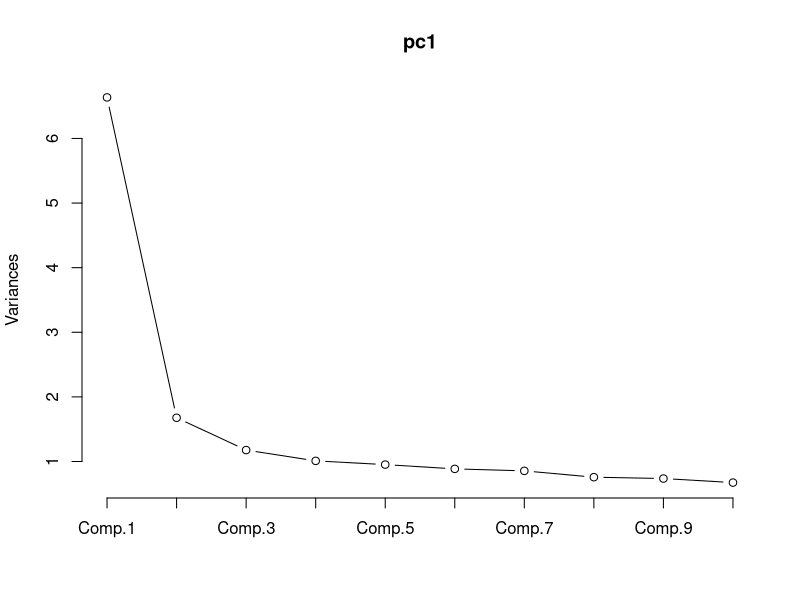
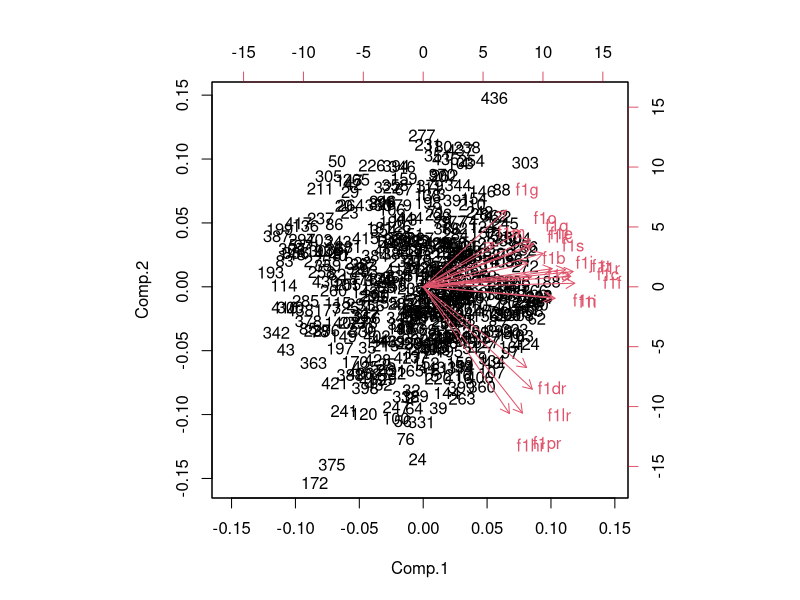
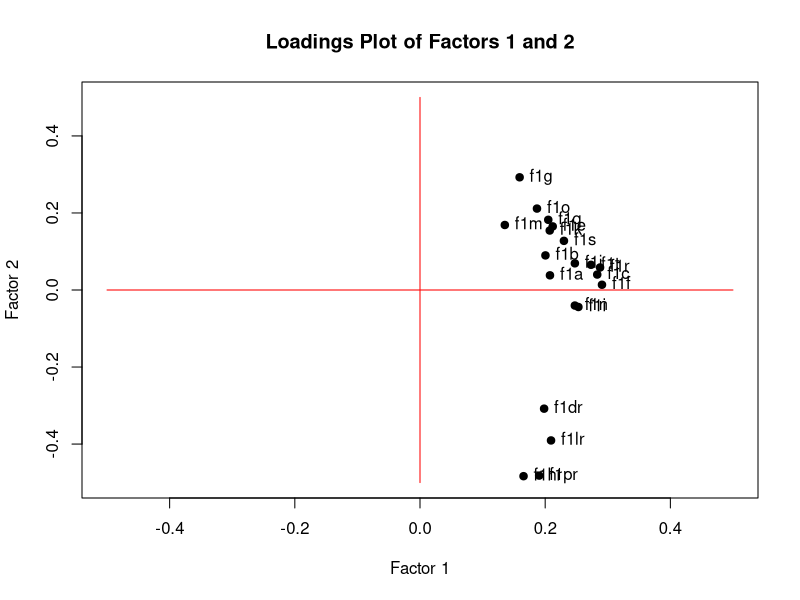

These charts were generated, in order, by the following R code:
# ==================================
# N736 Lesson 24 - Computing Reliability
# and Factor Analysis
#
# dated 11/20/2017
# Melinda Higgins, PhD
# 
# ==================================

# ==================================
# we're be working with the 
# helpmkh dataset
# ==================================

library(tidyverse)
library(haven)

helpdat <- haven::read_spss("helpmkh.sav")

h1 <- helpdat %>%
  select(id,f1a,f1b,f1c,f1d,f1e,f1f,f1g,
         f1h,f1i,f1j,f1k,f1l,f1m,f1n,f1o,
         f1p,f1q,f1r,f1s,f1t,cesd)

# run a summary on all 20 items - check amounts of missing
summary(h1)

# let's go ahead and reverse code the 4 items
h2 <- h1 %>%
  mutate(f1dr = ifelse(f1d==0,3,
                       ifelse(f1d==1,2,
                              ifelse(f1d==2,1,0))),
         f1hr = ifelse(f1h==0,3,
                       ifelse(f1h==1,2,
                              ifelse(f1h==2,1,0))),
         f1lr = ifelse(f1l==0,3,
                       ifelse(f1l==1,2,
                              ifelse(f1l==2,1,0))),
         f1pr = ifelse(f1p==0,3,
                       ifelse(f1p==1,2,
                              ifelse(f1p==2,1,0))))

# add the useNA="always" to check
# that missing data was handled correctly
table(h2$f1d, useNA="always")
table(h2$f1dr, useNA="always")
table(h2$f1h, useNA="always")
table(h2$f1hr, useNA="always")
table(h2$f1l, useNA="always")
table(h2$f1lr, useNA="always")
table(h2$f1p, useNA="always")
table(h2$f1pr, useNA="always")

# select the 20 cesd items
# with the 4 reverse coded ones
h2.cesd20 <- h2 %>%
  select(f1a,f1b,f1c,f1dr,f1e,f1f,f1g,
         f1hr,f1i,f1j,f1k,f1lr,f1m,f1n,f1o,
         f1pr,f1q,f1r,f1s,f1t)

# compute the number missing by row (id)
nmiss_cesd <- rowSums(is.na(h2.cesd20))
table(nmiss_cesd)

# compute the sum with mean substitution
sum_cesd <- rowMeans(h2.cesd20, na.rm=TRUE)*20

# compute the sum without mean substitution
sum2_cesd <- rowSums(h2.cesd20, na.rm=TRUE)

h3 <- data.frame(h2,nmiss_cesd,sum_cesd,sum2_cesd)

# compare stats
h3 %>%
  select(nmiss_cesd, cesd, sum_cesd, sum2_cesd) %>%
  summary()

# compute the correlation matrix
# using the reverse coded items
# remove missing values
cmtx <- cor(h2.cesd20, use="complete.obs",
            method="pearson")

# view top 5 rows and cols
cmtx[1:5,1:5]
         
# load the psych package
library(psych)
         
# compute alpha
a1 <- psych::alpha(cmtx)
a1

# use on complete cases
# 7 subjects with missing data are removed here
pc1 <- princomp(na.omit(h2.cesd20), cor=TRUE)
pc1
summary(pc1)
loadings(pc1)

# scree plot of eigenvalues/variances
plot(pc1,type="lines")

# plot of scores with items overlaid (red arrows)
# plot of factors 1 and 2
biplot(pc1)

# make a loadings plot
plot(pc1$loadings[,1], pc1$loadings[,2],
     xlim=c(-0.5,0.5), ylim=c(-0.5,0.5),
     main="Loadings Plot of Factors 1 and 2",
     xlab="Factor 1", ylab="Factor 2",
     pch=19)
lines(c(-0.5,0.5),c(0,0),col="red")
lines(c(0,0),c(-0.5,0.5),col="red")
text(pc1$loadings[,1], pc1$loadings[,2],
     labels=names(h2.cesd20),
     pos=4, offset=0.5)